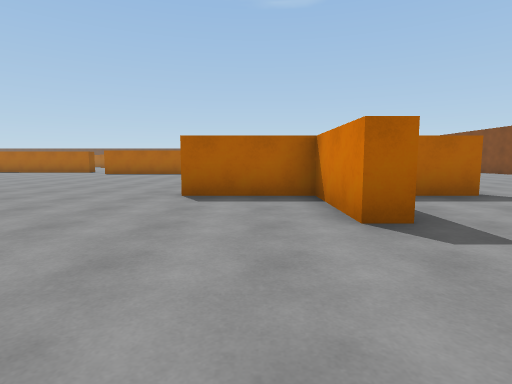
View 1 (above)

16 first-person views from a walk through a Unity game level. The camera is 1.2 m above the floor, tilts 6° down and sees 80° across. The floor is counted in squares, 2 m on a side. Each view is taken from the middle of a square. On the plan, view 1 faces up. The plan holds only what a view shows up to about 9 squares ahead; the rest is blank. The place goes on beyond the plan. The player character is not drawn.

View 2
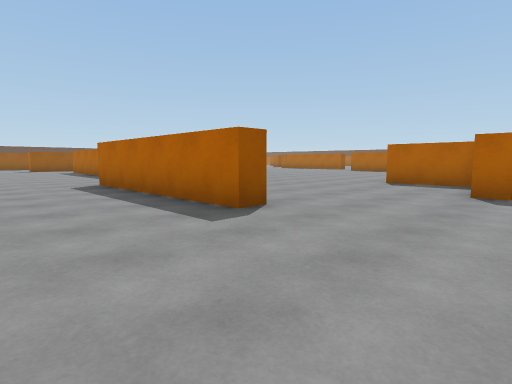

View 3
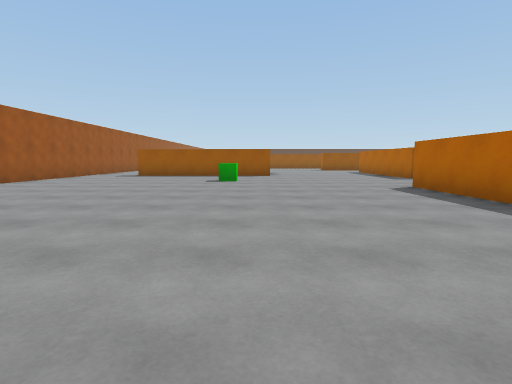

View 4
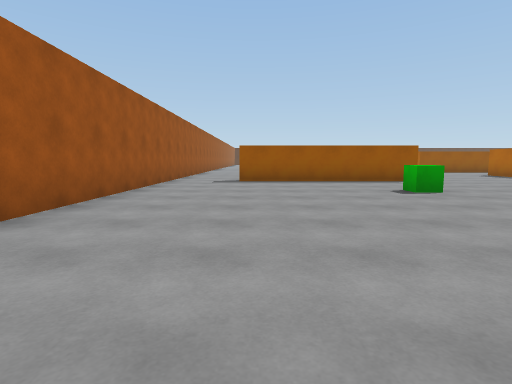

View 5
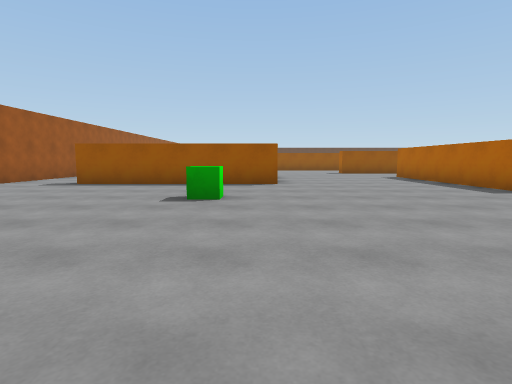

View 6
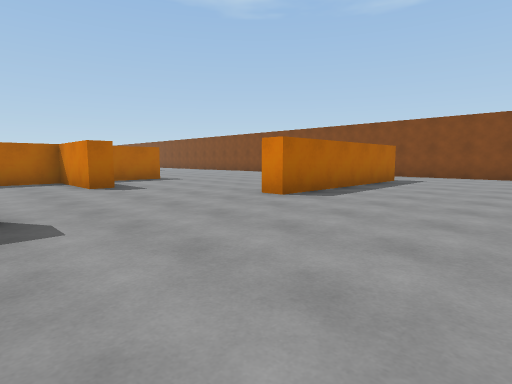

View 7
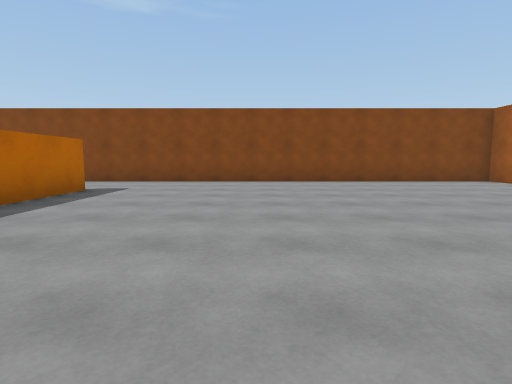

View 8
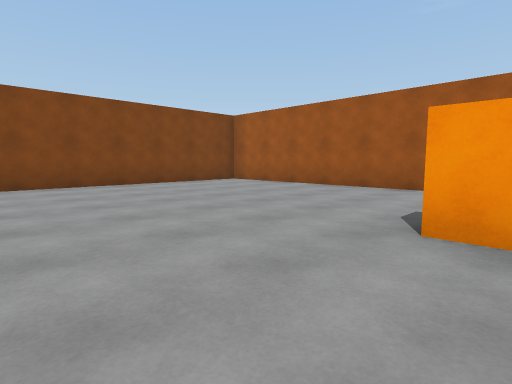

View 9
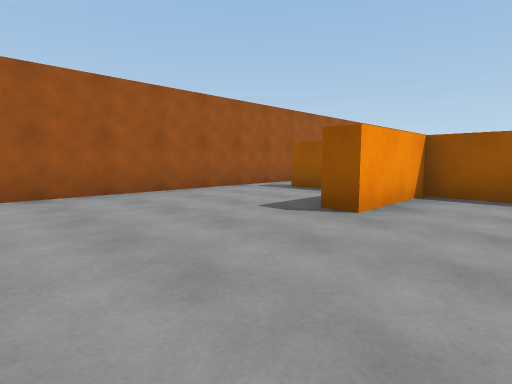

View 10
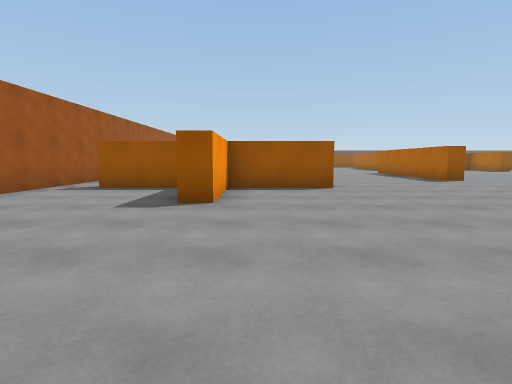

View 11
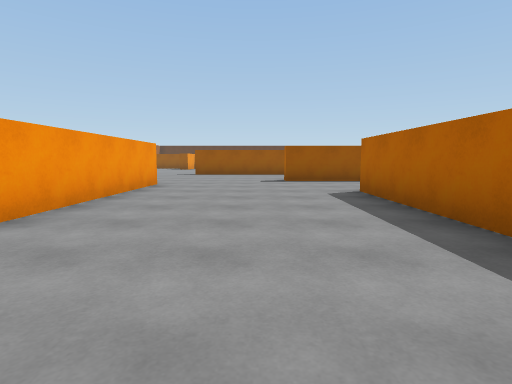

View 12
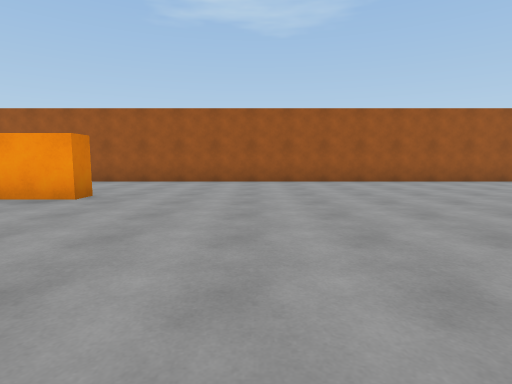

View 13
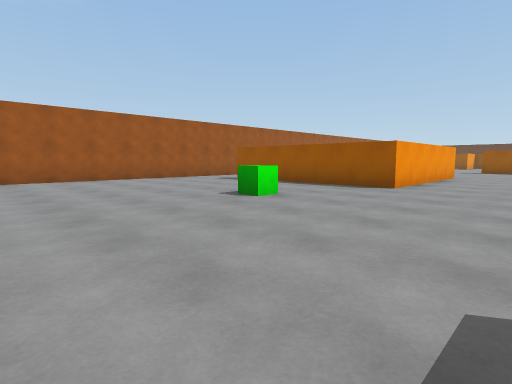

View 14
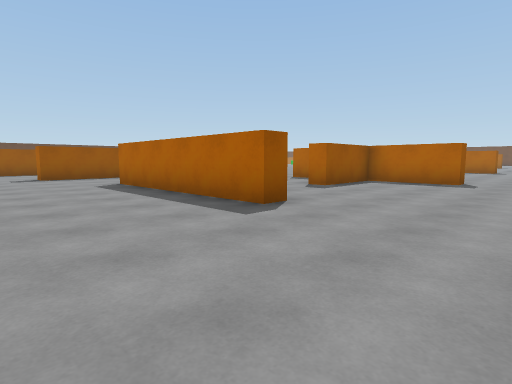

View 15
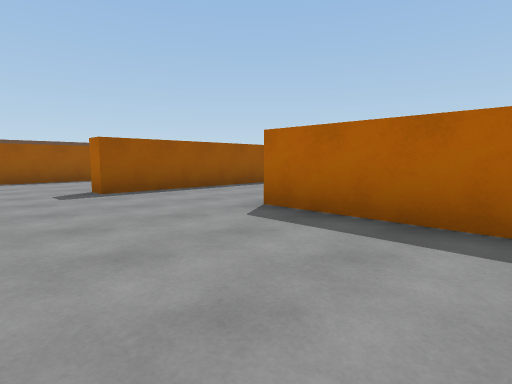

View 16
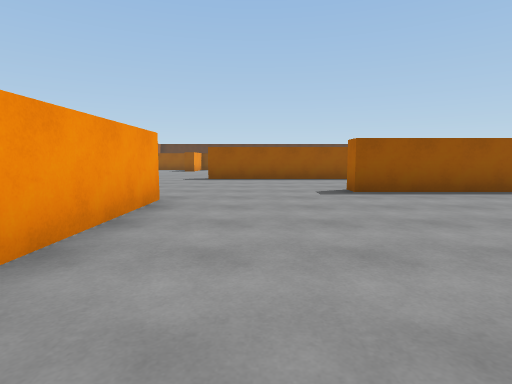

### Floor plan
Points are (right, up) in squares from view 1. A wall is a line through its corners. A room is listed if a view was taken in it or the views show most of it. See-through windows are left out.
Room 1 (views 1, 2, 3, 4, 5, 6, 7, 8, 9, 10, 11, 12, 13, 14, 15, 16)
walls: (-1.3, -7.1) (-1.3, -6.6) (-0.1, -6.6); (1.5, -4.2) (1.5, -6.6) (3.7, -6.6) (3.7, -7.1); (-0.8, 0.1) (-0.8, -0.5) (-5.9, -0.5); (1.5, -7.6) (1.5, -9.4); (1.6, 2.9) (1, 2.9); (-8.8, 1.6) (-8.8, 1) (-13.9, 1); (8.1, -0.5) (3.1, -0.5) (3.1, 0); (-12.1, -10.5) (10.5, -10.5) (10.5, 0.9); (-15.6, -3.5) (-10.6, -3.5) (-10.6, -8.5); (-16.7, 2.6) (-16.7, -0.1)
ways out: opening at (-15.3, -0.2); opening at (-11, -9.5); opening at (-7, 0.7); opening at (1, 1.8); opening at (9.5, 0)
objects: green cube (-8, -5)

Positions as (right, up) in squares from view 1, and headings:
1: (0, 0), facing up
2: (2, -3), facing up-left
3: (1, -4), facing left
4: (-2, -8), facing left
5: (-3, -4), facing left
6: (-1, -4), facing up-right
7: (2, -4), facing right
8: (3, -4), facing down-right
9: (7, -5), facing down-left
10: (8, -6), facing left
11: (-8, -1), facing left
12: (-4, -2), facing down
13: (-4, -1), facing down-left
14: (-6, -2), facing up-left
15: (-11, -2), facing up-left
16: (-11, -2), facing left
